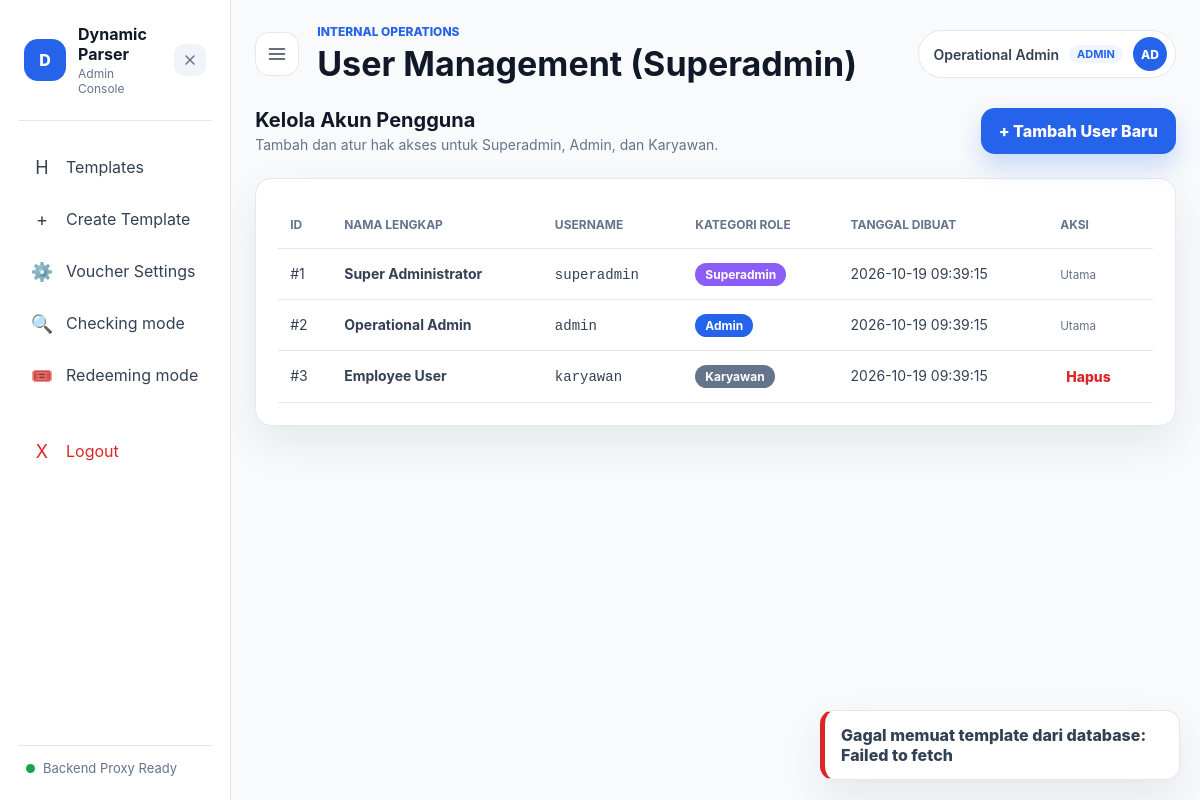
The page /users.php (signed in) on the database its author committed.
### tables this page shows
CREATE TABLE `users` (
  `id` INT AUTO_INCREMENT PRIMARY KEY,
  `username` VARCHAR(50) NOT NULL UNIQUE,
  `password` VARCHAR(255) NOT NULL,
  `full_name` VARCHAR(100) NOT NULL,
  `role` ENUM('superadmin', 'admin', 'karyawan') NOT NULL DEFAULT 'karyawan',
  `created_at` DATETIME NOT NULL DEFAULT CURRENT_TIMESTAMP,
  `updated_at` DATETIME NOT NULL DEFAULT CURRENT_TIMESTAMP ON UPDATE CURRENT_TIMESTAMP
);

### includes/auth.php (called while the page is built, shortened)
<?php
function isLoggedIn() {
    return isset($_SESSION['user']) && !empty($_SESSION['user']);
}
function getCurrentUser() {
    return $_SESSION['user'] ?? null;
}

### users.php (the view, shortened to what this page needs)
<?php
require_once 'includes/auth.php';
$currentPage = "users";
$pageHeading = "User Management (Superadmin)";
$pdo = getDBConnection();
$userList = [];
if ($pdo) {
    try {
        $stmt = $pdo->query("SELECT id, username, full_name, role, created_at FROM users ORDER BY id ASC");
        $userList = $stmt->fetchAll();
    } catch (Exception $e) {
        $userList = array_values(getFallbackUsers());
    }
} else {
    $userList = array_values(getFallbackUsers());
}
include 'includes/header.php';
include 'includes/sidebar.php';
?>
<section class="page active" id="usersPage">
  <div class="toolbar" style="margin-bottom: 24px;">
    <div>
      <h2 style="margin: 0; font-size: 20px;">Kelola Akun Pengguna</h2>
      <p style="margin: 4px 0 0; color: var(--muted); font-size: 14px;">Tambah dan atur hak akses untuk Superadmin, Admin, dan Karyawan.</p>
    </div>
    <button class="primary-button" onclick="document.getElementById('newUserModal').classList.remove('hidden')">+ Tambah User Baru</button>
  </div>
  <section class="content-card table-card">
    <div class="table-wrap">
      <table>
        <thead>
          <tr>
            <th>ID</th>
            <th>Nama Lengkap</th>
            <th>Username</th>
            <th>Kategori Role</th>
            <th>Tanggal Dibuat</th>
            <th>Aksi</th>
          </tr>
        </thead>
        <tbody>
          <?php foreach ($userList as $u): ?>
            <tr>
              <td>#<?php echo htmlspecialchars($u['id']); ?></td>
              <td><strong><?php echo htmlspecialchars($u['full_name']); ?></strong></td>
              <td><code><?php echo htmlspecialchars($u['username']); ?></code></td>
              <td>
                <?php if ($u['role'] === 'superadmin'): ?>
                  <span class="badge badge-purple" style="background:#8b5cf6; color:white; padding:4px 10px; border-radius:99px; font-weight:bold; font-size:12px;">Superadmin</span>
                <?php elseif ($u['role'] === 'admin'): ?>
                  <span class="badge badge-blue" style="background:#2563eb; color:white; padding:4px 10px; border-radius:99px; font-weight:bold; font-size:12px;">Admin</span>
                <?php else: ?>
                  <span class="badge badge-gray" style="background:#64748b; color:white; padding:4px 10px; border-radius:99px; font-weight:bold; font-size:12px;">Karyawan</span>
                <?php endif; ?>
              </td>
              <td><?php echo htmlspecialchars($u['created_at'] ?? '2026-09-22'); ?></td>
              <td>
                <?php if ($u['username'] !== 'superadmin' && $u['id'] != $_SESSION['user']['id']): ?>
                  <form method="POST" action="users.php" style="display:inline;" onsubmit="return confirm('Apakah Anda yakin ingin menghapus user ini?');">
                    <button type="submit" class="text-button danger">Hapus</button>
                  </form>
                <?php else: ?>
                  <small style="color:var(--muted)">Utama</small>
                <?php endif; ?>
              </td>
            </tr>
          <?php endforeach; ?>
        </tbody>
      </table>
    </div>
  </section>
</section>
<?php include 'includes/footer.php'; ?>

### includes/header.php (shortened to what this page needs)
<!doctype html>
<html lang="id">
  <head>
    <link rel="stylesheet" href="styles.css" />
  </head>
  <body>
    <div class="app-shell">

### includes/sidebar.php (shortened to what this page needs)
<?php
require_once __DIR__ . '/auth.php';
$user = getCurrentUser();
$isLogged = isLoggedIn();
?>
<aside class="sidebar" id="sidebar">
  <div class="brand">
    <div class="brand-left">
      <div class="brand-mark">D</div>
      <div class="brand-info">
        <strong>Dynamic Parser</strong>
        <span><?php echo $isLogged ? 'Admin Console' : 'Public Workspace'; ?></span>
      </div>
    </div>
    <button
      type="button"
      class="close-sidebar-btn"
      id="closeSidebar"
      aria-label="Close sidebar"
      title="Tutup sidebar"
    >
      <svg viewBox="0 0 24 24" fill="none" stroke-width="2.2" stroke-linecap="round" stroke-linejoin="round">
        <line x1="18" y1="6" x2="6" y2="18"></line>
        <line x1="6" y1="6" x2="18" y2="18"></line>
      </svg>
    </button>
  </div>
  <nav class="nav-list" aria-label="Main navigation">
    <?php if ($isLogged): ?>
      <a href="dashboard.php" class="nav-item <?php echo ($currentPage === 'dashboard') ? 'active' : ''; ?>" data-page="admin">
        <span class="icon" aria-hidden="true">H</span>
        <span>Templates</span>
      </a>
      <a href="editor.php" class="nav-item <?php echo $currentPage === 'editor' ? 'active' : ''; ?>" data-page="editor">
        <span class="icon" aria-hidden="true">+</span>
        <span>Create Template</span>
      </a>
      <a href="voucher_settings.php" class="nav-item <?php echo ($currentPage === 'voucher_settings') ? 'active' : ''; ?>" data-page="voucher_settings">
        <span class="icon" aria-hidden="true">⚙️</span>
        <span>Voucher Settings</span>
      </a>
    <?php endif; ?>
    <a href="index.php" class="nav-item <?php echo ($currentPage === 'index' || $currentPage === 'workspace') ? 'active' : ''; ?>" data-page="workspace">
      <span class="icon" aria-hidden="true">🔍</span>
      <span>Checking mode</span>
    </a>
    <a href="redeem.php" class="nav-item <?php echo ($currentPage === 'redeem') ? 'active' : ''; ?>" data-page="redeem">
      <span class="icon" aria-hidden="true">🎟️</span>
      <span>Redeeming mode</span>
    </a>
    <?php if ($isLogged): ?>
      <a href="logout.php" class="nav-item nav-logout" style="margin-top: 24px; color: var(--danger);">
        <span class="icon" aria-hidden="true">X</span>
        <span>Logout</span>
      </a>
    <?php endif; ?>
  </nav>
  <div class="sidebar-footer">
    <span class="status-dot"></span>
    <span>Backend Proxy Ready</span>
  </div>
</aside>
<main class="main">
  <header class="topbar">
    <button class="icon-button" id="menuToggle" aria-label="Toggle sidebar">
      <svg width="20" height="20" viewBox="0 0 24 24" fill="none" stroke="currentColor" stroke-width="2" stroke-linecap="round" stroke-linejoin="round">
        <line x1="3" y1="6" x2="21" y2="6"></line>
        <line x1="3" y1="12" x2="21" y2="12"></line>
        <line x1="3" y1="18" x2="21" y2="18"></line>
      </svg>
    </button>
    <div>
      <p class="eyebrow">Internal Operations</p>
      <h1 id="pageTitle"><?php echo htmlspecialchars($pageHeading ?? 'Workspace'); ?></h1>
    </div>
    <div class="profile-chip">
      <?php if ($isLogged): ?>
        <span style="font-weight: 600;"><?php echo htmlspecialchars($user['full_name'] ?? 'Administrator'); ?></span>
        <span class="role-badge" style="font-size: 11px; padding: 2px 8px; border-radius: 99px; background: #eff6ff; color: var(--primary); font-weight: bold; text-transform: uppercase;">
          ADMIN
        </span>
        <div class="avatar">AD</div>
      <?php endif; ?>
    </div>
  </header>

### includes/footer.php (shortened to what this page needs)
</main>
</div>
<div class="toast-stack" id="toastStack" aria-live="polite"></div>
</body>
</html>

### rows shown on the page
users: full_name "Operational Admin", id "2", username "admin", role "Admin", created_at "2026-10-19 09:39:15", shows "Utama"
users: id "1", full_name "Super Administrator", username "superadmin", role "Superadmin", created_at "2026-10-19 09:39:15", shows "Utama"
users: id "3", full_name "Employee User", username "karyawan", role "Karyawan", created_at "2026-10-19 09:39:15"

### other values the page prints
$pageHeading "User Management (Superadmin)"
